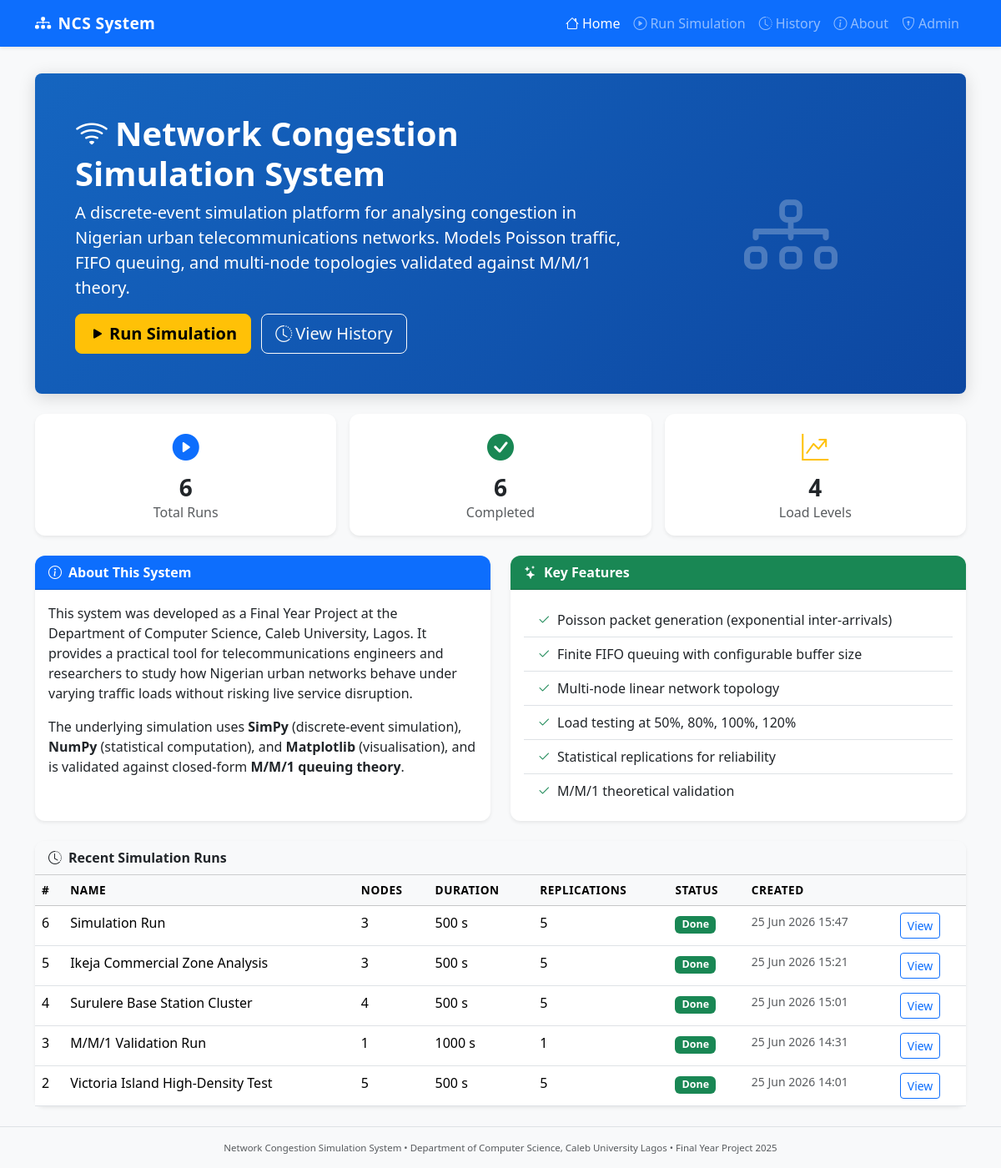
The page / on the database its author committed.
### app.py (models this page shows, shortened)
class SimulationRun(db.Model):
    id          = db.Column(db.Integer, primary_key=True)
    run_name    = db.Column(db.String(120), nullable=False)
    num_nodes   = db.Column(db.Integer, nullable=False)
    service_rate= db.Column(db.Float, nullable=False)
    buffer_size = db.Column(db.Integer, nullable=False)
    duration    = db.Column(db.Integer, nullable=False)
    num_reps    = db.Column(db.Integer, nullable=False)
    seed        = db.Column(db.Integer, nullable=False)
    load_levels = db.Column(db.String(100), nullable=False)   # JSON list
    results_json= db.Column(db.Text, nullable=True)           # JSON summary
    status      = db.Column(db.String(20), default="pending") # pending/running/done/error
    created_at  = db.Column(db.DateTime, default=datetime.utcnow)
    completed_at= db.Column(db.DateTime, nullable=True)

### app.py (the view)
@app.route("/")
def index():
    recent_runs = (
        SimulationRun.query
        .order_by(SimulationRun.created_at.desc())
        .limit(5)
        .all()
    )
    total_runs = SimulationRun.query.count()
    done_runs  = SimulationRun.query.filter_by(status="done").count()
    return render_template(
        "index.html",
        recent_runs=recent_runs,
        total_runs=total_runs,
        done_runs=done_runs,
    )

### templates/index.html (shortened to what this page needs)
{% extends "base.html" %}
{% block content %}
<div class="hero-banner rounded-3 p-5 mb-4 text-white"
     style="background: linear-gradient(135deg,#1565C0,#0D47A1);">
  <div class="row align-items-center">
    <div class="col-md-8">
      <h1 class="display-6 fw-bold mb-2">
        <i class="bi bi-wifi me-2"></i>Network Congestion Simulation System
      </h1>
      <p class="lead mb-3">
        A discrete-event simulation platform for analysing congestion in
        Nigerian urban telecommunications networks.  Models Poisson traffic,
        FIFO queuing, and multi-node topologies validated against M/M/1 theory.
      </p>
      <a href="{{ url_for('simulate') }}" class="btn btn-warning btn-lg fw-semibold me-2">
        <i class="bi bi-play-fill me-1"></i>Run Simulation
      </a>
      <a href="{{ url_for('history') }}" class="btn btn-outline-light btn-lg">
        <i class="bi bi-clock-history me-1"></i>View History
      </a>
    </div>
    <div class="col-md-4 text-center d-none d-md-block">
      <i class="bi bi-diagram-3" style="font-size:7rem;opacity:0.25;"></i>
    </div>
  </div>
</div>
<div class="row g-3 mb-4">
  <div class="col-sm-4">
    <div class="card border-0 shadow-sm text-center h-100">
      <div class="card-body">
        <i class="bi bi-play-circle-fill text-primary fs-2"></i>
        <h3 class="mt-2 mb-0 fw-bold">{{ total_runs }}</h3>
        <p class="text-muted mb-0">Total Runs</p>
      </div>
    </div>
  </div>
  <div class="col-sm-4">
    <div class="card border-0 shadow-sm text-center h-100">
      <div class="card-body">
        <i class="bi bi-check-circle-fill text-success fs-2"></i>
        <h3 class="mt-2 mb-0 fw-bold">{{ done_runs }}</h3>
        <p class="text-muted mb-0">Completed</p>
      </div>
    </div>
  </div>
  <div class="col-sm-4">
    <div class="card border-0 shadow-sm text-center h-100">
      <div class="card-body">
        <i class="bi bi-graph-up-arrow text-warning fs-2"></i>
        <h3 class="mt-2 mb-0 fw-bold">4</h3>
        <p class="text-muted mb-0">Load Levels</p>
      </div>
    </div>
  </div>
</div>
<div class="row g-4 mb-4">
  <div class="col-md-6">
    <div class="card border-0 shadow-sm h-100">
      <div class="card-header bg-primary text-white fw-semibold">
        <i class="bi bi-info-circle me-2"></i>About This System
      </div>
      <div class="card-body">
        <p>
          This system was developed as a Final Year Project at the Department of
          Computer Science, Caleb University, Lagos.  It provides a practical tool
          for telecommunications engineers and researchers to study how Nigerian
          urban networks behave under varying traffic loads without risking live
          service disruption.
        </p>
        <p class="mb-0">
          The underlying simulation uses <strong>SimPy</strong> (discrete-event
          simulation), <strong>NumPy</strong> (statistical computation), and
          <strong>Matplotlib</strong> (visualisation), and is validated against
          closed-form <strong>M/M/1 queuing theory</strong>.
        </p>
      </div>
    </div>
  </div>
  <div class="col-md-6">
    <div class="card border-0 shadow-sm h-100">
      <div class="card-header bg-success text-white fw-semibold">
        <i class="bi bi-stars me-2"></i>Key Features
      </div>
      <div class="card-body">
        <ul class="list-group list-group-flush">
          <li class="list-group-item"><i class="bi bi-check2 text-success me-2"></i>Poisson packet generation (exponential inter-arrivals)</li>
          <li class="list-group-item"><i class="bi bi-check2 text-success me-2"></i>Finite FIFO queuing with configurable buffer size</li>
          <li class="list-group-item"><i class="bi bi-check2 text-success me-2"></i>Multi-node linear network topology</li>
          <li class="list-group-item"><i class="bi bi-check2 text-success me-2"></i>Load testing at 50%, 80%, 100%, 120%</li>
          <li class="list-group-item"><i class="bi bi-check2 text-success me-2"></i>Statistical replications for reliability</li>
          <li class="list-group-item"><i class="bi bi-check2 text-success me-2"></i>M/M/1 theoretical validation</li>
        </ul>
      </div>
    </div>
  </div>
</div>
{% if recent_runs %}
<div class="card border-0 shadow-sm">
  <div class="card-header bg-light fw-semibold">
    <i class="bi bi-clock-history me-2"></i>Recent Simulation Runs
  </div>
  <div class="table-responsive">
    <table class="table table-hover mb-0">
      <thead class="table-light">
        <tr>
          <th>#</th><th>Name</th><th>Nodes</th><th>Duration</th>
          <th>Replications</th><th>Status</th><th>Created</th><th></th>
        </tr>
      </thead>
      <tbody>
        {% for run in recent_runs %}
        <tr>
          <td>{{ run.id }}</td>
          <td>{{ run.run_name }}</td>
          <td>{{ run.num_nodes }}</td>
          <td>{{ run.duration }} s</td>
          <td>{{ run.num_reps }}</td>
          <td>
            {% if run.status == 'done' %}
              <span class="badge bg-success">Done</span>
            {% elif run.status == 'running' %}
              <span class="badge bg-warning text-dark">Running</span>
            {% elif run.status == 'error' %}
              <span class="badge bg-danger">Error</span>
            {% else %}
              <span class="badge bg-secondary">Pending</span>
            {% endif %}
          </td>
          <td class="text-muted small">{{ run.created_at.strftime('%d %b %Y %H:%M') }}</td>
          <td>
            <a href="{{ url_for('results', run_id=run.id) }}"
               class="btn btn-sm btn-outline-primary">View</a>
          </td>
        </tr>
        {% endfor %}
      </tbody>
    </table>
  </div>
</div>
{% endif %}
{% endblock %}

### static/css/style.css (style rules this page uses)
body { background-color: #f8f9fa; min-height: 100vh; display: flex; flex-direction: column; }
.hero-banner { box-shadow: 0 4px 20px rgba(0,0,0,0.15); }
.card { border-radius: 0.75rem; }
.card-header { border-radius: 0.75rem 0.75rem 0 0 !important; }
.table th { font-weight: 600; font-size: 0.85rem; text-transform: uppercase; letter-spacing: 0.04em; }
.badge { font-size: 0.78rem; padding: 0.35em 0.65em; }

### rows shown on the page
SimulationRun: id "6", run_name "Simulation Run", num_nodes "3", duration "500", num_reps "5", status "Done", created_at "25 Jun 2026 15:47"
SimulationRun: id "5", run_name "Ikeja Commercial Zone Analysis", num_nodes "3", duration "500", num_reps "5", status "Done", created_at "25 Jun 2026 15:21"
SimulationRun: id "4", run_name "Surulere Base Station Cluster", num_nodes "4", duration "500", num_reps "5", status "Done", created_at "25 Jun 2026 15:01"
SimulationRun: id "3", run_name "M/M/1 Validation Run", num_nodes "1", duration "1000", num_reps "1", status "Done", created_at "25 Jun 2026 14:31"
SimulationRun: id "2", run_name "Victoria Island High-Density Test", num_nodes "5", duration "500", num_reps "5", status "Done", created_at "25 Jun 2026 14:01"

### other values the page prints
{{ total_runs }} "6"
{{ done_runs }} "6"
